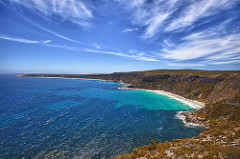
#> input picture HW1_submit/image.jpg, 240 x 159 px
$ python q3_27_imagesvd.py   (older library calls are emulated)
#> lines starting #> are read from the running program, lines starting #| are printed output that depends on the picture; long printed decimals are rounded
#!/usr/bin/env python3
# -*- coding: utf-8 -*-
"""
Created on Sun Sep 16 17:32:20 2018

@author:
Chung Yang 31732286
Yi-Pei Chen 31739156
Hao Cheng Cheam 31749564
Wenting Wang 31930946

# Coding question 3.27

"""

from scipy import misc
import matplotlib.pyplot as plt
import numpy as np
from numpy.linalg import norm
from numpy.linalg import svd
from q3_17_powersvd import powersvd # own svd function

# Show input image
def showImg(image):
    print('Input image:')
    plt.figure(1)
    plt.imshow(image, cmap='gray')
    plt.title("The input image")
    plt.draw()
    print(' ')

# Perform SVD, then reconstruct image in several levels and show it
def reconImg(image, pct, figure_n):
    plt.figure(figure_n)
    # SVD
    n, m = image.shape
    u, s, vh = svd(image, full_matrices=True)
#    u, s, vh = powersvd(image, m) # very slow

    # Reconstruct
    idx = int(min(n,m) * pct)
    img_recon = u[:, :idx].dot(np.diag(s[:idx])).dot(vh[:idx,:])
    print('Use Top {:.0%} of the singular values.'.format(pct), '\n')

    # Percentage of Frobenius norm
    fb_norm_pct = norm(s[:idx])/norm(s)
    print('{:.5%} percent of the Forbenius norm is captured.'.format(fb_norm_pct))

    # Show image
    plt.imshow(img_recon, cmap='gray')
    plt.title('Top {:.0%} of the singular values.'.format(pct) + '\n' + \
              '{:.5%} percent of the Forbenius norm is captured.'.format(fb_norm_pct))
    plt.draw()


if __name__ == "__main__":
    # Read Image
    # (put the image file to the folder os.getcwd())
    img = misc.imread('image.jpg', 1)
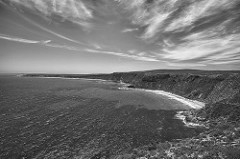
#> img: shape (159, 240) float32; min 21.18, max 254.4, mean 113.1
    showImg(img) # show the input image

    percentages = [0.05, 0.10, 0.25, 0.50]
    figure_n = 2
    for pct in percentages:
        reconImg(img, pct, figure_n) # show the reconstructed image
        figure_n += 1
#> this loop made 4 passes
#> fb_norm_pct in reconImg on passes 1 to 4: 0.993, 0.996, 0.998, 1
#| 99.253% percent of the Forbenius norm is captured.
#| 99.559% percent of the Forbenius norm is captured.
#| 99.847% percent of the Forbenius norm is captured.
#| 99.973% percent of the Forbenius norm is captured.
#> pass 1, in reconImg, `u, s, vh = svd(image, full_matrices=True)`:
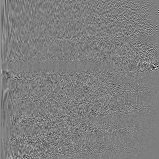
#> u: shape (159, 159) float32; min -0.687, max 0.695, mean 0.00036; drawn with min black and max white
#> pass 1, in reconImg, `u, s, vh = svd(image, full_matrices=True)`:
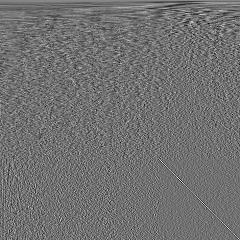
#> vh: shape (240, 240) float32; min -0.326, max 0.408, mean 0.000295; drawn with min black and max white
#> pass 1, in reconImg, `img_recon = u[:, :idx].dot(np.diag(s[:idx])).dot(vh[:idx,:])`:
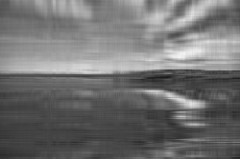
#> img_recon: shape (159, 240) float32; min 25.55, max 243.1, mean 113.1
#> pass 2, in reconImg (call 2), `img_recon = u[:, :idx].dot(np.diag(s[:idx])).dot(vh[:idx,:])`:
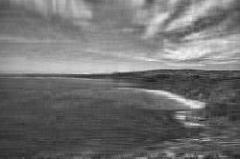
#> img_recon: shape (159, 240) float32; min 24.28, max 248.5, mean 113.1
#> after the loop, figure_n = 6
    plt.show()
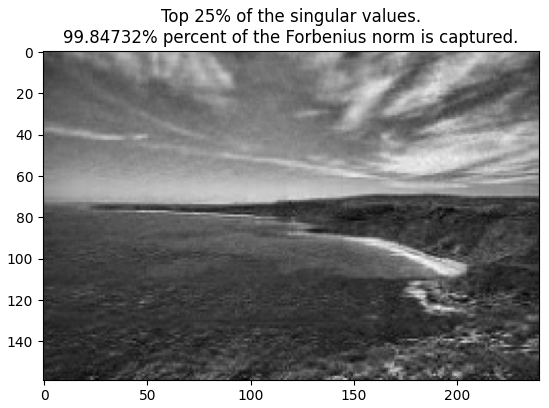
#> figure drawn by matplotlib, 1 panel
